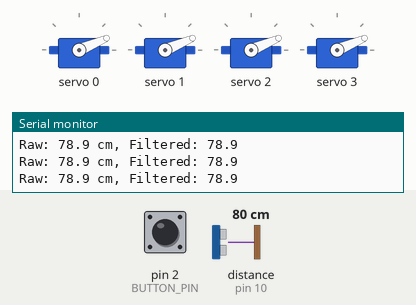
Recording of a sketch running on a simulated Arduino Uno, built with avr-gcc and run on an emulated ATmega328P. On the bench: 4 × servo, the last lines printed to the serial monitor. Wiring (inferred from the names in the program): ultrasonic range finder: trigger pin 9; echo pin 10. Inputs (shaded band) come from the test bench; at power-on: distance to the obstacle (sensor on pin 10) 80 cm, pin 2 (BUTTON_PIN) HIGH. The echo pulse lasts 58.3 µs per cm; random numbers use the default seed unless the sketch sets one.

Above: at 2.3 s.
2.4 s: distance to the obstacle (sensor on pin 10) set to 32 cm
4.2 s: distance to the obstacle (sensor on pin 10) set to 28 cm
At 6.2 s:
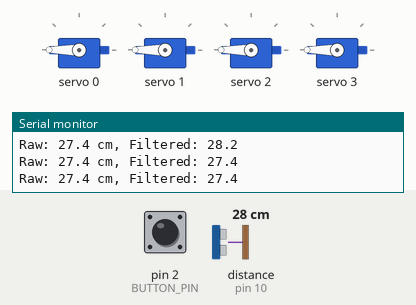
6.8 s: pin 2 (BUTTON_PIN) pulled LOW for 0.15 s
At 7.04 s:
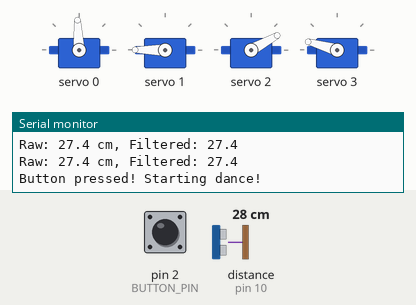
12.8 s: distance to the obstacle (sensor on pin 10) set to 2 cm
18.1 s: pin 2 (BUTTON_PIN) pulled LOW for 1 s
At 18.4 s:
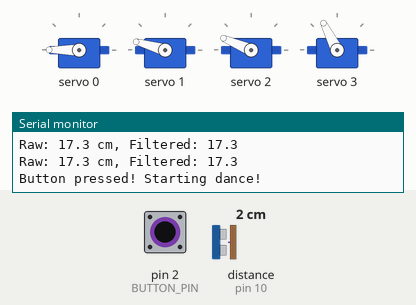
Timing chart, 0 to 24.1 s (numbered marks = the images above; inputs shaded):
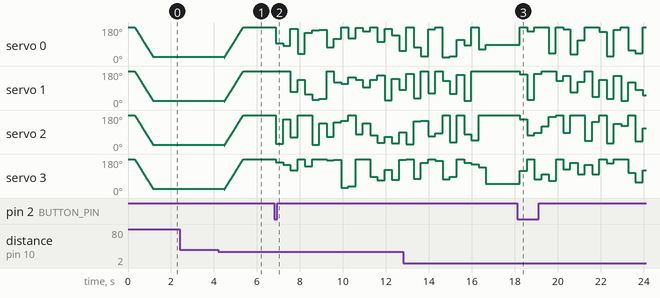

The sketch:

final_version.ino
```cpp
#include <Wire.h>
#include <Adafruit_PWMServoDriver.h>
#include <avr/interrupt.h>

#define BAUD 9600
#define MYUBRR F_CPU/16/BAUD-1

const int TRIG_PIN = 9;
const int ECHO_PIN = 10;
const int BUTTON_PIN = 2;  // PD2 (INT0)
const int DISTANCE_THRESHOLD = 30;

Adafruit_PWMServoDriver pwm = Adafruit_PWMServoDriver();

#define SERVO_FREQ 50
#define SERVO_MIN 150
#define SERVO_MAX 600

float duration_us, distance_cm;
bool isOpen = false;
unsigned long danceStart = 0;
volatile bool isDancing = false;
volatile bool buttonPressed = false;
volatile unsigned long lastButtonTime = 0;

// Filtering variables
#define FILTER_SIZE 5
float distanceBuffer[FILTER_SIZE];
int bufferIndex = 0;
bool bufferFilled = false;
float filteredDistance = 0;

void setup() {
  // Inițializare UART
  UART_Init(MYUBRR);

  // Configurare pini pentru ultrasonic sensor
  DDRB |= (1 << PB1);     // TRIG_PIN (pin 9) ca output
  DDRB &= ~(1 << PB2);    // ECHO_PIN (pin 10) ca input

  // Configurare pin pentru buton
  DDRD &= ~(1 << PD2);    // BUTTON_PIN (pin 2) ca input
  PORTD |= (1 << PD2);    // Activează pull-up intern

  // Configurare interrupt extern INT0 (pin 2)
  EICRA |= (1 << ISC01);  // INT0 pe falling edge
  EICRA &= ~(1 << ISC00); // Clear ISC00 pentru falling edge
  EIMSK |= (1 << INT0);   // Activează INT0

  sei();  // Activează întreruperi globale

  pwm.begin();
  pwm.setPWMFreq(SERVO_FREQ);

  close();
  isOpen = false;

  // Initialize distance buffer
  for (int i = 0; i < FILTER_SIZE; i++) {
    distanceBuffer[i] = DISTANCE_THRESHOLD + 10; // Initialize with safe distance
  }
}

// Interrupt Service Routine pentru INT0 (pin 2)
ISR(INT0_vect) {
  unsigned long currentTime = millis();

  // Debouncing - ignoră apăsările în următoarele 200ms
  if (currentTime - lastButtonTime > 200) {
    if (!isDancing) {
      buttonPressed = true;
    }
    lastButtonTime = currentTime;
  }
}

void loop() {
  checkDistance();
  handleButtonPress();

  if (isDancing) {
    performDance();
  }

  delay(100);
}

void handleButtonPress() {
  if (buttonPressed) {
    buttonPressed = false;
    UART_Print("Button pressed! Starting dance!\r\n");
    isDancing = true;
    danceStart = millis();
  }
}

void checkDistance() {
  // Trigger pulse
  PORTB |= (1 << PB1);    // Set TRIG_PIN HIGH
  delayMicroseconds(10);
  PORTB &= ~(1 << PB1);   // Set TRIG_PIN LOW

  duration_us = pulseIn(ECHO_PIN, HIGH);
  distance_cm = 0.017 * duration_us;

  // Filter out invalid readings (too close, too far, or timeout)
  if (distance_cm < 2 || distance_cm > 400 || duration_us == 0) {
    // Keep previous filtered value if reading is invalid
    distance_cm = filteredDistance;
  } else {
    // Add to moving average filter
    distanceBuffer[bufferIndex] = distance_cm;
    bufferIndex = (bufferIndex + 1) % FILTER_SIZE;

    if (bufferIndex == 0) {
      bufferFilled = true;
    }

    // Calculate moving average
    float sum = 0;
    int count = bufferFilled ? FILTER_SIZE : bufferIndex;

    for (int i = 0; i < count; i++) {
      sum += distanceBuffer[i];
    }

    filteredDistance = sum / count;
  }

  UART_Print("Raw: ");
  UART_PrintFloat(distance_cm, 1);
  UART_Print(" cm, Filtered: ");
  UART_PrintFloat(filteredDistance, 1);
  UART_Print("\r\n");

  if (!isDancing) {
    if (filteredDistance > 0 && filteredDistance < DISTANCE_THRESHOLD && !isOpen) {
      open();
      isOpen = true;
    }
    else if (filteredDistance >= DISTANCE_THRESHOLD && isOpen) {
      close();
      isOpen = false;
    }
  }
}

void performDance() {
  if (millis() - danceStart >= 10000) {
    UART_Print("Dance finished.\r\n");
    isDancing = false;
    return;
  }

  int randPos1 = random(SERVO_MIN, SERVO_MAX);
  pwm.setPWM(0, 0, randPos1);
  pwm.setPWM(1, 0, random(SERVO_MIN, SERVO_MAX));
  pwm.setPWM(2, 0, random(SERVO_MIN, SERVO_MAX));
  pwm.setPWM(3, 0, random(SERVO_MIN, SERVO_MAX));

  delay(200);
}

void open() {
  UART_Print("Opening petals...\r\n");

  for (int pos = SERVO_MIN; pos < SERVO_MAX; pos += 9) {
    pwm.setPWM(0, 0, pos);
    pwm.setPWM(1, 0, pos);
    pwm.setPWM(2, 0, pos);
    pwm.setPWM(3, 0, pos);
    delay(20);
  }
}

void close() {
  UART_Print("Closing petals...\r\n");
  for (int pos = SERVO_MAX; pos > SERVO_MIN; pos -= 9) {
    pwm.setPWM(0, 0, pos);
    pwm.setPWM(1, 0, pos);
    pwm.setPWM(2, 0, pos);
    pwm.setPWM(3, 0, pos);
    delay(20);
  }
}

// Funcții UART folosind registrii AVR
void UART_Init(unsigned int ubrr) {
  // Set baud rate
  UBRR0H = (unsigned char)(ubrr >> 8);
  UBRR0L = (unsigned char)ubrr;

  // Enable receiver and transmitter
  UCSR0B = (1 << RXEN0) | (1 << TXEN0);

  // Set frame format: 8data, 2stop bit
  UCSR0C = (1 << USBS0) | (3 << UCSZ00);
}

void UART_Transmit(unsigned char data) {
  // Wait for empty transmit buffer
  while (!(UCSR0A & (1 << UDRE0)));

  // Put data into buffer, sends the data
  UDR0 = data;
}

void UART_Print(const char* str) {
  while (*str) {
    UART_Transmit(*str++);
  }
}

void UART_PrintFloat(float value, int decimals) {
  // Handle negative numbers
  if (value < 0) {
    UART_Transmit('-');
    value = -value;
  }

  // Print integer part
  int intPart = (int)value;
  UART_PrintInt(intPart);

  if (decimals > 0) {
    UART_Transmit('.');

    // Print decimal part
    float decPart = value - intPart;
    for (int i = 0; i < decimals; i++) {
      decPart *= 10;
      int digit = (int)decPart;
      UART_Transmit('0' + digit);
      decPart -= digit;
    }
  }
}

void UART_PrintInt(int value) {
  if (value == 0) {
    UART_Transmit('0');
    return;
  }

  char buffer[10];
  int i = 0;

  // Handle negative numbers
  bool negative = false;
  if (value < 0) {
    negative = true;
    value = -value;
  }

  // Convert to string (reverse order)
  while (value > 0) {
    buffer[i++] = '0' + (value % 10);
    value /= 10;
  }

  // Add negative sign if needed
  if (negative) {
    UART_Transmit('-');
  }

  // Print digits in correct order
  for (int j = i - 1; j >= 0; j--) {
    UART_Transmit(buffer[j]);
  }
}
```

Measured:
- the behaviour switches between 31 and 30 cm on distance to the obstacle (sensor on pin 10) (found by bisection; images 0 and 1)
- after the input at 6.8 s, servo 0: 180° → 93° after 0.08 s, → 80° 0.34 s later, → 171° 0.34 s later, → 38° 0.34 s later, … (18 changes in this stretch); servo 1: 180° → 70° after 0.75 s, → 133° 0.34 s later, → 56° 0.34 s later, → 27° 0.34 s later, … (16 changes in this stretch)
